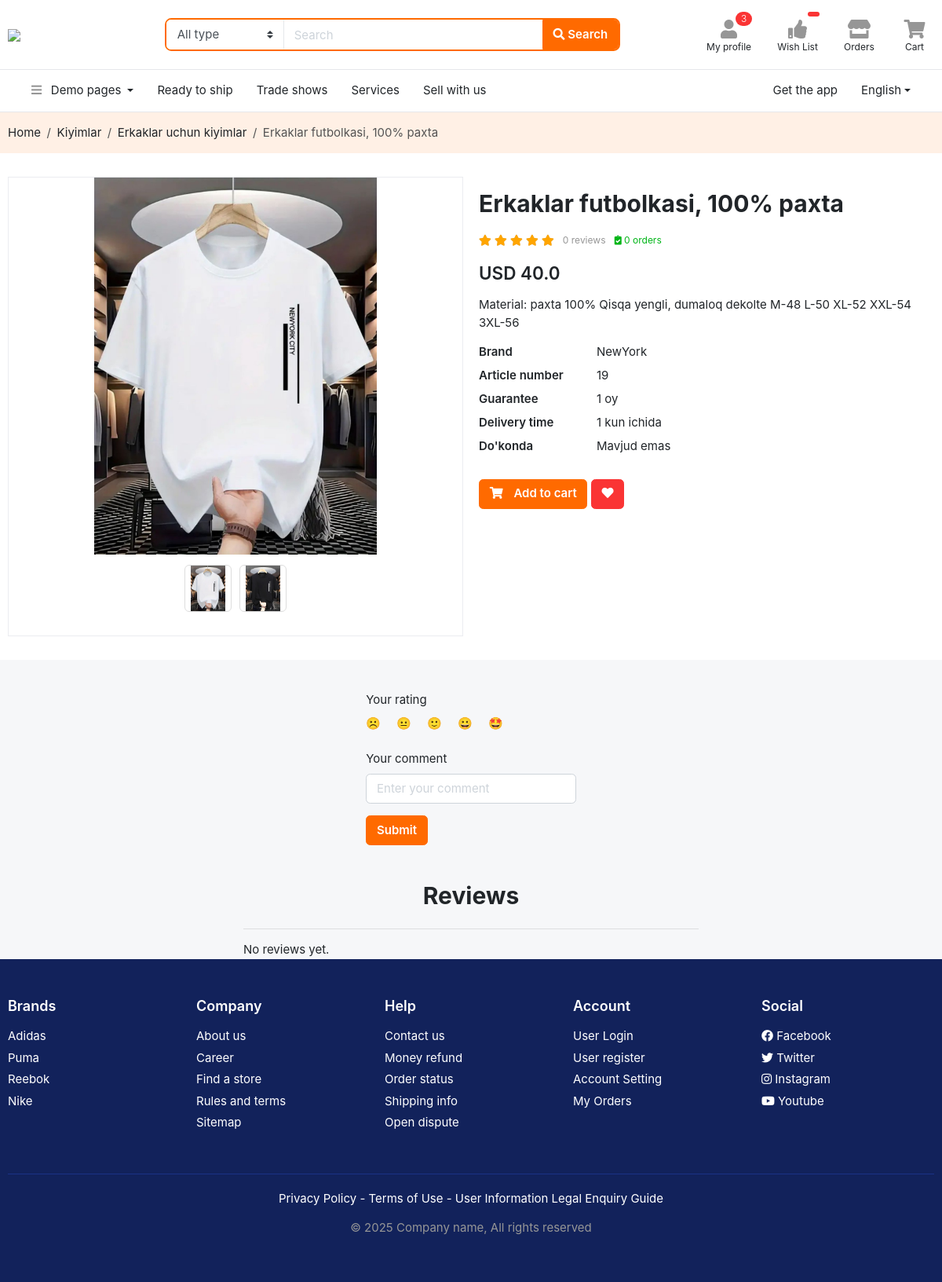
The page /products/erkaklar-futbolkasi-100-paxta/ on the database as committed earlier.
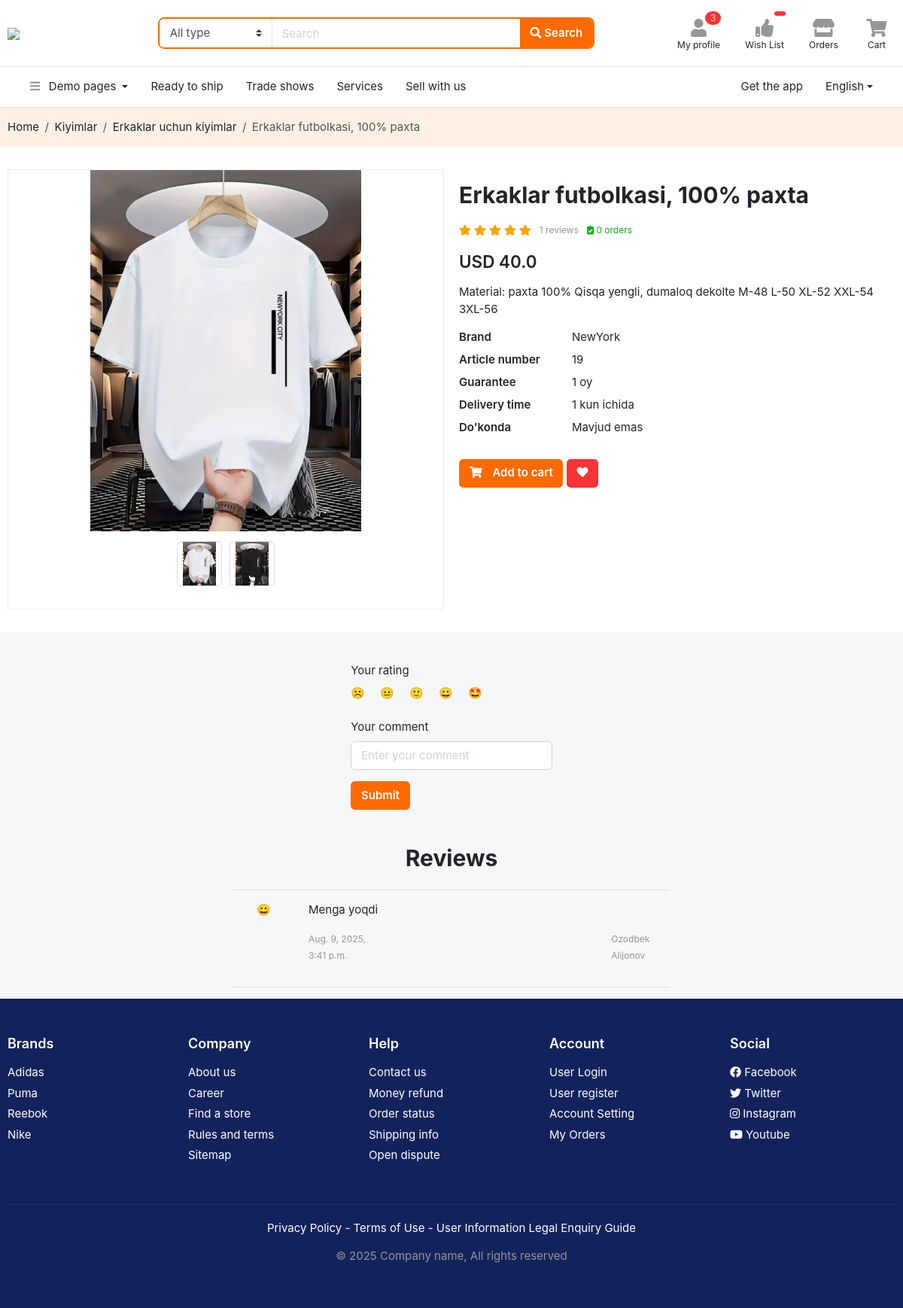
The same page on the database as committed later.
### main/models.py (models this page shows, shortened)
class Image(models.Model):
    image = models.ImageField(upload_to='images/', null=True, blank=True)
    product = models.ForeignKey(Product, on_delete=models.CASCADE)

class Product(models.Model):
    name = models.CharField(max_length=255)
    slug = models.SlugField(max_length=255, unique=True, blank=True, null=True)
    brand = models.CharField(max_length=255, blank=True, null=True)
    price = models.FloatField(validators=[MinValueValidator(0.0)])
    description = models.TextField(blank=True, null=True)
    guarantee = models.CharField(max_length=255, blank=True, null=True)
    delevery_time = models.CharField(max_length=255, blank=True, null=True)
    country = models.CharField(max_length=255, blank=True, null=True)
    rating = models.FloatField(validators=[MinValueValidator(1.0), MaxValueValidator(5.0)], default=5.0)
    views = models.PositiveIntegerField(default=0)
    sub_category = models.ForeignKey(SubCategory, on_delete=models.CASCADE)
    created_at = models.DateTimeField(auto_now_add=True)

class SubCategory(models.Model):
    title = models.CharField(max_length=255)
    image = models.ImageField(upload_to='images/', null=True, blank=True)
    slug = models.SlugField(max_length=255, unique=True, blank=True, null=True)
    category = models.ForeignKey(Category, on_delete=models.CASCADE)

class Category(models.Model):
    title = models.CharField(max_length=255)
    image = models.ImageField(upload_to='images/', null=True, blank=True)
    slug = models.SlugField(max_length=255, unique=True, blank=True, null=True)

class Review(models.Model):
    comment = models.TextField(blank=True, null=True)
    rating = models.FloatField(validators=[MinValueValidator(1.0), MaxValueValidator(5.0)])
    product = models.ForeignKey(Product, on_delete=models.CASCADE)
    user = models.ForeignKey(User, on_delete=models.CASCADE)
    created_at = models.DateTimeField(auto_now_add=True)

### users/models.py (models this page shows, shortened)
class User(AbstractUser):
    class GENDER(models.TextChoices):
        MALE = 'male', 'male'
        FEMALE = 'female', 'female'
    phone = models.CharField(max_length=13)
    gender = models.CharField(max_length=10, choices=GENDER.choices, blank=True, null=True)
    city = models.CharField(max_length=50, blank=True, null=True)
    country = models.CharField(max_length=50, blank=True, null=True)
    confirmation_code = models.CharField(max_length=6, blank=True, null=True)
    confirmed = models.BooleanField(default=False)

### main/views.py (the view, shortened to what this page needs)
# urls.py: path('products/<slug:slug>/', ProductView.as_view(), name='product'),
class ProductView(View):
    def get(self, request, slug):
      product = get_object_or_404(Product, slug=slug)
      main_image_index = request.GET.get('mainImage')
      if main_image_index is None:
          main_image_index = 0
      main_image_index = int(main_image_index)
      main_image = product.image_set.all()[main_image_index]
      discounts = product.discount_set.all()
      if discounts.exists():
           discount = discounts.last()
           if discount.end_date > datetime.now():
               discount = None
      else:
          discount = None
          rating_percentage = product.rating / 5 * 100
      context = {
          'product': product,
          'mainImage': main_image,
          'discount': discount,
          'rating_percentage': rating_percentage,
      }
      print(rating_percentage)
      print(product.review_set.all().values_list('rating', flat=True))
      return render(request, 'product-info.html', context)

### templates/product-info.html (shortened to what the changed rows need)
{% extends 'base.html' %}
{% block content %}
<section class="py-3 bg-light">
  <div class="container">
    <ol class="breadcrumb">
        <li class="breadcrumb-item"><a href="{% url 'home' %}">Home</a></li>
        <li class="breadcrumb-item"><a href="{% url 'category' product.sub_category.category.slug %}">{{ product.sub_category.category.title }}</a></li>
        <li class="breadcrumb-item"><a href="{% url 'sub-category' product.sub_category.category.slug product.sub_category.slug %}">{{ product.sub_category.title }}</a></li>
        <li class="breadcrumb-item active" aria-current="page">{{ product.name }}</li>
    </ol>
  </div>
</section>
<section class="section-content bg-white padding-y">
<div class="container">
	<div class="row">
		<aside class="col-md-6">
<div class="card">
<article class="gallery-wrap">
	<div class="img-big-wrap">
	  <div> <a href="#"><img src="{{ mainImage.image.url }}"></a></div>
	</div>
	<div class="thumbs-wrap">
	    {% for media in product.image_set.all %}
            <a href="/products/{{ product.slug }}/?mainImage={{ forloop.counter0 }}"
               class="item-thumb"> <img src="{{ media.image.url }}"></a>
	    {% endfor %}
    </div>
</article>
</div>
		</aside>
		<main class="col-md-6">
<article class="product-info-aside">
<h2 class="title mt-3">{{ product.name }} </h2>
<div class="rating-wrap my-3">
	<ul class="rating-stars">
		<li style="width: {{ rating_percentage }}%; width: 100%" class="stars-active">
		</li>
		<li>
		</li>
	</ul>
	<small class="label-rating text-muted">{{ product.review_set.count }} reviews</small>
	<small class="label-rating text-success"> <i class="fa fa-clipboard-check"></i> {{ product.orderitem_set.count }} orders </small>
</div>
<div class="mb-3">
	<var class="price h4">USD {{ product.price }}</var>
</div>
<p>{{ product.description|truncatechars:350 }} </p>
<dl class="row">
  <dt class="col-sm-3">Brand</dt>
  <dd class="col-sm-9"><a href="#">{{ product.brand }}</a></dd>
  <dt class="col-sm-3">Article number</dt>
  <dd class="col-sm-9">{{ product.id }}</dd>
  <dt class="col-sm-3">Guarantee</dt>
  <dd class="col-sm-9">{{ product.guarantee }}</dd>
  <dt class="col-sm-3">Delivery time</dt>
  <dd class="col-sm-9">{{ product.delevery_time }}</dd>
  <dt class="col-sm-3">Do'konda</dt>
    {% if mahsulot.mavjud %}
  <dd class="col-sm-9">Mavjud</dd>
    {% else %}
    <dd class="col-sm-9">Mavjud emas</dd>
    {% endif %}
</dl>
	<div class="form-row  mt-4">
		<div class="form-group col-md">
		</div>
	</div>
</article>
		</main>
	</div>
</div>
</section>
<div class="container mt-5">
  <div class="row">
    <div class="col-md-6 offset-md-3">
      <h2 class="text-center mb-4">Reviews</h2>
      <hr>
      {% for review in product.review_set.all %}
        <div class="row">
          <div class="col-sm-2">
            <div class="text-center">
              {% if review.rating == 1 %}
                <span class="smiley-face">&#9785;</span>
              {% elif review.rating == 2 %}
                <span class="smiley-face">&#x1F610;</span>
              {% elif review.rating == 3 %}
                <span class="smiley-face">&#x1F642;</span>
              {% elif review.rating == 4 %}
                <span class="smiley-face">&#x1F600;</span>
              {% elif review.rating == 5 %}
                <span class="smiley-face">&#x1F929;</span>
              {% endif %}
            </div>
          </div>
          <div class="col-sm-10">
            <p>{{ review.comment }}</p>
             <div class="user d-flex" style="gap: 300px">
                <p><small class="text-muted">{{ review.created_at }}</small></p>
                <p><small class="text-muted">{{ review.user.get_full_name }}</small></p>
            </div>
          </div>
        </div>
        <hr>
      {% empty %}
        <p>No reviews yet.</p>
      {% endfor %}
    </div>
  </div>
</div>
{% endblock %}

Rows that differ between the two databases and show on the page:
changed Product "Erkaklar futbolkasi, 100% paxta": review_set.count "0" → "1"
added Review: comment "Menga yoqdi", created_at "Aug. 9, 2025, 3:41 p.m.", user.get_full_name "Ozodbek Alijonov"
Other text that changed with them:
text no longer shown: "No reviews yet."
